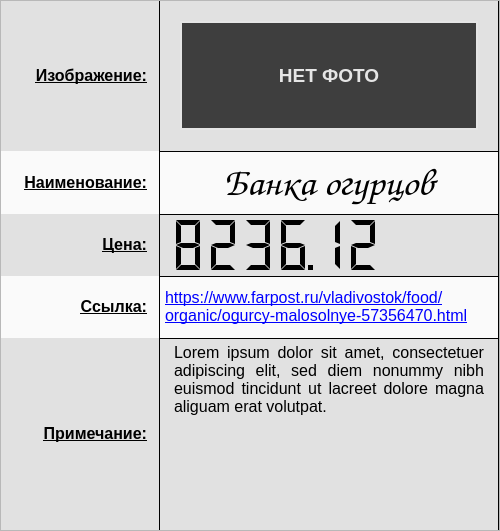
        <widget class="QFrame" name="InformationBox">
         <property name="sizePolicy">
          <sizepolicy hsizetype="Preferred" vsizetype="Preferred">
           <horstretch>0</horstretch>
           <verstretch>0</verstretch>
          </sizepolicy>
         </property>
         <property name="minimumSize">
          <size>
           <width>500</width>
           <height>400</height>
          </size>
         </property>
         <property name="font">
          <font>
           <kerning>true</kerning>
          </font>
         </property>
         <property name="toolTip">
          <string/>
         </property>
         <property name="styleSheet">
          <string notr="true">#InformationBox {border: 1px solid black; border-right: 1px solid transparent;}</string>
         </property>
         <property name="frameShape">
          <enum>QFrame::StyledPanel</enum>
         </property>
         <property name="frameShadow">
          <enum>QFrame::Plain</enum>
         </property>
         <layout class="QVBoxLayout" name="verticalLayout_2">
          <property name="spacing">
           <number>0</number>
          </property>
          <property name="sizeConstraint">
           <enum>QLayout::SetNoConstraint</enum>
          </property>
          <property name="leftMargin">
           <number>0</number>
          </property>
          <property name="topMargin">
           <number>0</number>
          </property>
          <property name="rightMargin">
           <number>0</number>
          </property>
          <property name="bottomMargin">
           <number>0</number>
          </property>
          <item>
           <widget class="QWidget" name="ImageLayots" native="true">
            <property name="sizePolicy">
             <sizepolicy hsizetype="Preferred" vsizetype="Preferred">
              <horstretch>0</horstretch>
              <verstretch>1</verstretch>
             </sizepolicy>
            </property>
            <property name="cursor">
             <cursorShape>ArrowCursor</cursorShape>
            </property>
            <property name="styleSheet">
             <string notr="true">* {background-color: rgb(225, 225, 225);}
#ImageLayouts {border: 0px solid transparent; 
border-top:0px solid transparent;}</string>
            </property>
            <layout class="QHBoxLayout" name="ImageLayout">
             <property name="spacing">
              <number>8</number>
             </property>
             <property name="sizeConstraint">
              <enum>QLayout::SetDefaultConstraint</enum>
             </property>
             <property name="leftMargin">
              <number>0</number>
             </property>
             <property name="topMargin">
              <number>0</number>
             </property>
             <property name="rightMargin">
              <number>0</number>
             </property>
             <property name="bottomMargin">
              <number>0</number>
             </property>
             <item>
              <widget class="QLabel" name="ImageName">
               <property name="enabled">
                <bool>true</bool>
               </property>
               <property name="sizePolicy">
                <sizepolicy hsizetype="Fixed" vsizetype="Maximum">
                 <horstretch>0</horstretch>
                 <verstretch>0</verstretch>
                </sizepolicy>
               </property>
               <property name="minimumSize">
                <size>
                 <width>150</width>
                 <height>150</height>
                </size>
               </property>
               <property name="maximumSize">
                <size>
                 <width>150</width>
                 <height>123123</height>
                </size>
               </property>
               <property name="font">
                <font>
                 <underline>true</underline>
                </font>
               </property>
               <property name="tabletTracking">
                <bool>false</bool>
               </property>
               <property name="acceptDrops">
                <bool>false</bool>
               </property>
               <property name="statusTip">
                <string/>
               </property>
               <property name="layoutDirection">
                <enum>Qt::RightToLeft</enum>
               </property>
               <property name="autoFillBackground">
                <bool>false</bool>
               </property>
               <property name="styleSheet">
                <string notr="true">text-decoration: underline;
border: 1px solid transparent;
border-top: 0px solid black;</string>
               </property>
               <property name="frameShape">
                <enum>QFrame::StyledPanel</enum>
               </property>
               <property name="lineWidth">
                <number>1</number>
               </property>
               <property name="midLineWidth">
                <number>0</number>
               </property>
               <property name="text">
                <string>&lt;html&gt;&lt;head/&gt;&lt;body&gt;&lt;p&gt;&lt;span style=&quot; font-size:12pt; font-weight:600;&quot;&gt;Изображение:&lt;/span&gt;&lt;/p&gt;&lt;/body&gt;&lt;/html&gt;</string>
               </property>
               <property name="scaledContents">
                <bool>false</bool>
               </property>
               <property name="alignment">
                <set>Qt::AlignRight|Qt::AlignTrailing|Qt::AlignVCenter</set>
               </property>
               <property name="wordWrap">
                <bool>true</bool>
               </property>
               <property name="margin">
                <number>0</number>
               </property>
               <property name="indent">
                <number>-1</number>
               </property>
               <property name="openExternalLinks">
                <bool>false</bool>
               </property>
              </widget>
             </item>
             <item>
              <widget class="QFrame" name="PhotoFrame">
               <property name="sizePolicy">
                <sizepolicy hsizetype="Preferred" vsizetype="Preferred">
                 <horstretch>0</horstretch>
                 <verstretch>0</verstretch>
                </sizepolicy>
               </property>
               <property name="cursor">
                <cursorShape>ArrowCursor</cursorShape>
               </property>
               <property name="layoutDirection">
                <enum>Qt::LeftToRight</enum>
               </property>
               <property name="styleSheet">
                <string notr="true">#PhotoFrame{border: 1px solid black;
border-bottom: 1px solid transparent;
border-top: 0px solid transparent;}</string>
               </property>
               <property name="frameShape">
                <enum>QFrame::StyledPanel</enum>
               </property>
               <property name="midLineWidth">
                <number>0</number>
               </property>
               <layout class="QGridLayout" name="gridLayout">
                <property name="sizeConstraint">
                 <enum>QLayout::SetDefaultConstraint</enum>
                </property>
                <property name="leftMargin">
                 <number>20</number>
                </property>
                <property name="topMargin">
                 <number>20</number>
                </property>
                <property name="rightMargin">
                 <number>20</number>
                </property>
                <property name="bottomMargin">
                 <number>20</number>
                </property>
                <item row="0" column="0">
                 <widget class="QLabel" name="PhotoLabel">
                  <property name="sizePolicy">
                   <sizepolicy hsizetype="Preferred" vsizetype="Minimum">
                    <horstretch>0</horstretch>
                    <verstretch>0</verstretch>
                   </sizepolicy>
                  </property>
                  <property name="minimumSize">
                   <size>
                    <width>100</width>
                    <height>100</height>
                   </size>
                  </property>
                  <property name="maximumSize">
                   <size>
                    <width>1000</width>
                    <height>1000</height>
                   </size>
                  </property>
                  <property name="autoFillBackground">
                   <bool>false</bool>
                  </property>
                  <property name="styleSheet">
                   <string notr="true">color: rgb(229, 229, 229);
background-color: rgb(62, 62, 62);</string>
                  </property>
                  <property name="frameShape">
                   <enum>QFrame::Panel</enum>
                  </property>
                  <property name="lineWidth">
                   <number>2</number>
                  </property>
                  <property name="text">
                   <string>&lt;html&gt;&lt;head/&gt;&lt;body&gt;&lt;p align=&quot;center&quot;&gt;&lt;span style=&quot; font-size:14pt; font-weight:600;&quot;&gt;НЕТ ФОТО&lt;/span&gt;&lt;/p&gt;&lt;/body&gt;&lt;/html&gt;</string>
                  </property>
                  <property name="textFormat">
                   <enum>Qt::AutoText</enum>
                  </property>
                  <property name="scaledContents">
                   <bool>true</bool>
                  </property>
                  <property name="alignment">
                   <set>Qt::AlignCenter</set>
                  </property>
                  <property name="wordWrap">
                   <bool>false</bool>
                  </property>
                  <property name="indent">
                   <number>1</number>
                  </property>
                 </widget>
                </item>
               </layout>
              </widget>
             </item>
            </layout>
           </widget>
          </item>
          <item>
           <widget class="QWidget" name="NameWidget" native="true">
            <property name="sizePolicy">
             <sizepolicy hsizetype="Preferred" vsizetype="Maximum">
              <horstretch>0</horstretch>
              <verstretch>0</verstretch>
             </sizepolicy>
            </property>
            <property name="minimumSize">
             <size>
              <width>0</width>
              <height>62</height>
             </size>
            </property>
            <property name="styleSheet">
             <string notr="true">background-color: rgb(250, 250, 250);</string>
            </property>
            <layout class="QHBoxLayout" name="NameLayout">
             <property name="spacing">
              <number>8</number>
             </property>
             <property name="leftMargin">
              <number>0</number>
             </property>
             <property name="topMargin">
              <number>0</number>
             </property>
             <property name="rightMargin">
              <number>0</number>
             </property>
             <property name="bottomMargin">
              <number>0</number>
             </property>
             <item>
              <widget class="QLabel" name="PreNameLabel">
               <property name="sizePolicy">
                <sizepolicy hsizetype="Fixed" vsizetype="Maximum">
                 <horstretch>0</horstretch>
                 <verstretch>0</verstretch>
                </sizepolicy>
               </property>
               <property name="minimumSize">
                <size>
                 <width>150</width>
                 <height>63</height>
                </size>
               </property>
               <property name="maximumSize">
                <size>
                 <width>150</width>
                 <height>16777215</height>
                </size>
               </property>
               <property name="font">
                <font>
                 <underline>true</underline>
                </font>
               </property>
               <property name="acceptDrops">
                <bool>false</bool>
               </property>
               <property name="autoFillBackground">
                <bool>false</bool>
               </property>
               <property name="styleSheet">
                <string notr="true">text-decoration: underline;
border: 1px solid transparent;</string>
               </property>
               <property name="frameShape">
                <enum>QFrame::StyledPanel</enum>
               </property>
               <property name="text">
                <string>&lt;html&gt;&lt;head/&gt;&lt;body&gt;&lt;p&gt;&lt;span style=&quot; font-size:12pt; font-weight:600;&quot;&gt;Наименование:&lt;/span&gt;&lt;/p&gt;&lt;/body&gt;&lt;/html&gt;</string>
               </property>
               <property name="alignment">
                <set>Qt::AlignRight|Qt::AlignTrailing|Qt::AlignVCenter</set>
               </property>
               <property name="wordWrap">
                <bool>true</bool>
               </property>
              </widget>
             </item>
             <item>
              <widget class="QLabel" name="NameLabel">
               <property name="sizePolicy">
                <sizepolicy hsizetype="Preferred" vsizetype="Ignored">
                 <horstretch>0</horstretch>
                 <verstretch>0</verstretch>
                </sizepolicy>
               </property>
               <property name="font">
                <font>
                 <family>Comic Sans MS</family>
                 <pointsize>29</pointsize>
                 <weight>50</weight>
                 <bold>false</bold>
                </font>
               </property>
               <property name="autoFillBackground">
                <bool>false</bool>
               </property>
               <property name="styleSheet">
                <string notr="true">border: 1px solid black;
border-bottom: 1px solid transparent;</string>
               </property>
               <property name="frameShape">
                <enum>QFrame::StyledPanel</enum>
               </property>
               <property name="frameShadow">
                <enum>QFrame::Plain</enum>
               </property>
               <property name="text">
                <string>Банка огурцов</string>
               </property>
               <property name="textFormat">
                <enum>Qt::AutoText</enum>
               </property>
               <property name="scaledContents">
                <bool>false</bool>
               </property>
               <property name="alignment">
                <set>Qt::AlignCenter</set>
               </property>
               <property name="wordWrap">
                <bool>true</bool>
               </property>
               <property name="margin">
                <number>5</number>
               </property>
               <property name="indent">
                <number>5</number>
               </property>
              </widget>
             </item>
            </layout>
           </widget>
          </item>
          <item>
           <widget class="QWidget" name="PriceWidget" native="true">
            <property name="sizePolicy">
             <sizepolicy hsizetype="Preferred" vsizetype="Ignored">
              <horstretch>0</horstretch>
              <verstretch>0</verstretch>
             </sizepolicy>
            </property>
            <property name="minimumSize">
             <size>
              <width>0</width>
              <height>62</height>
             </size>
            </property>
            <property name="styleSheet">
             <string notr="true">background-color: rgb(225, 225, 225);</string>
            </property>
            <layout class="QHBoxLayout" name="PriceLayout">
             <property name="spacing">
              <number>8</number>
             </property>
             <property name="sizeConstraint">
              <enum>QLayout::SetDefaultConstraint</enum>
             </property>
             <property name="leftMargin">
              <number>0</number>
             </property>
             <property name="topMargin">
              <number>0</number>
             </property>
             <property name="rightMargin">
              <number>0</number>
             </property>
             <property name="bottomMargin">
              <number>0</number>
             </property>
             <item>
              <widget class="QLabel" name="PriceLabel">
               <property name="sizePolicy">
                <sizepolicy hsizetype="Fixed" vsizetype="Maximum">
                 <horstretch>0</horstretch>
                 <verstretch>0</verstretch>
                </sizepolicy>
               </property>
               <property name="minimumSize">
                <size>
                 <width>150</width>
                 <height>62</height>
                </size>
               </property>
               <property name="maximumSize">
                <size>
                 <width>150</width>
                 <height>435345</height>
                </size>
               </property>
               <property name="font">
                <font>
                 <underline>true</underline>
                </font>
               </property>
               <property name="acceptDrops">
                <bool>false</bool>
               </property>
               <property name="autoFillBackground">
                <bool>false</bool>
               </property>
               <property name="styleSheet">
                <string notr="true">text-decoration: underline;
border: 1px solid transparent;</string>
               </property>
               <property name="frameShape">
                <enum>QFrame::StyledPanel</enum>
               </property>
               <property name="text">
                <string>&lt;html&gt;&lt;head/&gt;&lt;body&gt;&lt;p&gt;&lt;span style=&quot; font-size:12pt; font-weight:600;&quot;&gt;Цена:&lt;/span&gt;&lt;/p&gt;&lt;/body&gt;&lt;/html&gt;</string>
               </property>
               <property name="alignment">
                <set>Qt::AlignRight|Qt::AlignTrailing|Qt::AlignVCenter</set>
               </property>
               <property name="wordWrap">
                <bool>true</bool>
               </property>
              </widget>
             </item>
             <item>
              <widget class="QFrame" name="frame">
               <property name="sizePolicy">
                <sizepolicy hsizetype="Ignored" vsizetype="Ignored">
                 <horstretch>0</horstretch>
                 <verstretch>0</verstretch>
                </sizepolicy>
               </property>
               <property name="cursor">
                <cursorShape>ArrowCursor</cursorShape>
               </property>
               <property name="styleSheet">
                <string notr="true">#frame {border: 1px solid black;
border-bottom: 1px solid transparent;}</string>
               </property>
               <property name="frameShape">
                <enum>QFrame::StyledPanel</enum>
               </property>
               <property name="frameShadow">
                <enum>QFrame::Plain</enum>
               </property>
               <widget class="QLCDNumber" name="lcdNumber">
                <property name="geometry">
                 <rect>
                  <x>-25</x>
                  <y>1</y>
                  <width>255</width>
                  <height>60</height>
                 </rect>
                </property>
                <property name="sizePolicy">
                 <sizepolicy hsizetype="Ignored" vsizetype="Minimum">
                  <horstretch>0</horstretch>
                  <verstretch>0</verstretch>
                 </sizepolicy>
                </property>
                <property name="minimumSize">
                 <size>
                  <width>255</width>
                  <height>60</height>
                 </size>
                </property>
                <property name="maximumSize">
                 <size>
                  <width>255</width>
                  <height>60</height>
                 </size>
                </property>
                <property name="autoFillBackground">
                 <bool>false</bool>
                </property>
                <property name="styleSheet">
                 <string notr="true">background-color: transparent;</string>
                </property>
                <property name="frameShape">
                 <enum>QFrame::NoFrame</enum>
                </property>
                <property name="frameShadow">
                 <enum>QFrame::Plain</enum>
                </property>
                <property name="lineWidth">
                 <number>0</number>
                </property>
                <property name="smallDecimalPoint">
                 <bool>true</bool>
                </property>
                <property name="digitCount">
                 <number>7</number>
                </property>
                <property name="segmentStyle">
                 <enum>QLCDNumber::Flat</enum>
                </property>
                <property name="value" stdset="0">
                 <double>8236.120000000000800</double>
                </property>
               </widget>
              </widget>
             </item>
            </layout>
           </widget>
          </item>
          <item>
           <widget class="QWidget" name="LinkWidget" native="true">
            <property name="sizePolicy">
             <sizepolicy hsizetype="Preferred" vsizetype="Preferred">
              <horstretch>0</horstretch>
              <verstretch>0</verstretch>
             </sizepolicy>
            </property>
            <property name="minimumSize">
             <size>
              <width>0</width>
              <height>62</height>
             </size>
            </property>
            <property name="styleSheet">
             <string notr="true">background-color: rgb(250, 250, 250);</string>
            </property>
            <layout class="QHBoxLayout" name="NameLayout_2">
             <property name="spacing">
              <number>8</number>
             </property>
             <property name="leftMargin">
              <number>0</number>
             </property>
             <property name="topMargin">
              <number>0</number>
             </property>
             <property name="rightMargin">
              <number>0</number>
             </property>
             <property name="bottomMargin">
              <number>0</number>
             </property>
             <item>
              <widget class="QLabel" name="PreNameLabel_2">
               <property name="sizePolicy">
                <sizepolicy hsizetype="Fixed" vsizetype="Maximum">
                 <horstretch>0</horstretch>
                 <verstretch>0</verstretch>
                </sizepolicy>
               </property>
               <property name="minimumSize">
                <size>
                 <width>150</width>
                 <height>62</height>
                </size>
               </property>
               <property name="maximumSize">
                <size>
                 <width>150</width>
                 <height>16777215</height>
                </size>
               </property>
               <property name="font">
                <font>
                 <underline>true</underline>
                </font>
               </property>
               <property name="acceptDrops">
                <bool>false</bool>
               </property>
               <property name="autoFillBackground">
                <bool>false</bool>
               </property>
               <property name="styleSheet">
                <string notr="true">text-decoration: underline;
border: 1px solid transparent;</string>
               </property>
               <property name="frameShape">
                <enum>QFrame::StyledPanel</enum>
               </property>
               <property name="text">
                <string>&lt;html&gt;&lt;head/&gt;&lt;body&gt;&lt;p&gt;&lt;span style=&quot; font-size:12pt; font-weight:600;&quot;&gt;Ссылка:&lt;/span&gt;&lt;/p&gt;&lt;/body&gt;&lt;/html&gt;</string>
               </property>
               <property name="alignment">
                <set>Qt::AlignRight|Qt::AlignTrailing|Qt::AlignVCenter</set>
               </property>
               <property name="wordWrap">
                <bool>true</bool>
               </property>
              </widget>
             </item>
             <item>
              <widget class="QLabel" name="NameLabel_2">
               <property name="sizePolicy">
                <sizepolicy hsizetype="Preferred" vsizetype="Ignored">
                 <horstretch>0</horstretch>
                 <verstretch>0</verstretch>
                </sizepolicy>
               </property>
               <property name="font">
                <font>
                 <family>Arial</family>
                 <pointsize>12</pointsize>
                </font>
               </property>
               <property name="autoFillBackground">
                <bool>false</bool>
               </property>
               <property name="styleSheet">
                <string notr="true">border: 1px solid black;
border-bottom: 1px solid transparent;</string>
               </property>
               <property name="frameShape">
                <enum>QFrame::StyledPanel</enum>
               </property>
               <property name="frameShadow">
                <enum>QFrame::Plain</enum>
               </property>
               <property name="lineWidth">
                <number>1</number>
               </property>
               <property name="text">
                <string>&lt;html&gt;&lt;head/&gt;&lt;body&gt;&lt;p&gt;&lt;a href=&quot;https://www.farpost.ru/vladivostok/food/organic/ogurcy-malosolnye-57356470.html&quot;&gt;&lt;span style=&quot; text-decoration: underline; color:#0000ff;&quot;&gt;https://www.farpost.ru/vladivostok/food/organic/ogurcy-malosolnye-57356470.html&lt;/span&gt;&lt;/a&gt;&lt;/p&gt;&lt;/body&gt;&lt;/html&gt;</string>
               </property>
               <property name="wordWrap">
                <bool>true</bool>
               </property>
               <property name="margin">
                <number>10</number>
               </property>
               <property name="indent">
                <number>5</number>
               </property>
               <property name="openExternalLinks">
                <bool>true</bool>
               </property>
              </widget>
             </item>
            </layout>
           </widget>
          </item>
          <item>
           <widget class="QWidget" name="EntryLabel" native="true">
            <property name="sizePolicy">
             <sizepolicy hsizetype="Preferred" vsizetype="Preferred">
              <horstretch>0</horstretch>
              <verstretch>0</verstretch>
             </sizepolicy>
            </property>
            <property name="minimumSize">
             <size>
              <width>0</width>
              <height>62</height>
             </size>
            </property>
            <property name="styleSheet">
             <string notr="true">background-color: rgb(225, 225, 225);
border-bottom: 0px solid transparent;</string>
            </property>
            <layout class="QHBoxLayout" name="NoteLayout">
             <property name="spacing">
              <number>8</number>
             </property>
             <property name="sizeConstraint">
              <enum>QLayout::SetDefaultConstraint</enum>
             </property>
             <property name="leftMargin">
              <number>0</number>
             </property>
             <property name="topMargin">
              <number>0</number>
             </property>
             <property name="rightMargin">
              <number>0</number>
             </property>
             <property name="bottomMargin">
              <number>0</number>
             </property>
             <item>
              <widget class="QLabel" name="NoteText">
               <property name="sizePolicy">
                <sizepolicy hsizetype="Minimum" vsizetype="Preferred">
                 <horstretch>0</horstretch>
                 <verstretch>0</verstretch>
                </sizepolicy>
               </property>
               <property name="minimumSize">
                <size>
                 <width>150</width>
                 <height>62</height>
                </size>
               </property>
               <property name="maximumSize">
                <size>
                 <width>150</width>
                 <height>16777215</height>
                </size>
               </property>
               <property name="font">
                <font>
                 <underline>true</underline>
                </font>
               </property>
               <property name="acceptDrops">
                <bool>false</bool>
               </property>
               <property name="autoFillBackground">
                <bool>false</bool>
               </property>
               <property name="styleSheet">
                <string notr="true">text-decoration: underline;
border: 1px solid transparent;
border-bottom: 1px solid transparent;</string>
               </property>
               <property name="frameShape">
                <enum>QFrame::StyledPanel</enum>
               </property>
               <property name="text">
                <string>&lt;html&gt;&lt;head/&gt;&lt;body&gt;&lt;p&gt;&lt;span style=&quot; font-size:12pt; font-weight:600;&quot;&gt;Примечание:&lt;/span&gt;&lt;/p&gt;&lt;/body&gt;&lt;/html&gt;</string>
               </property>
               <property name="alignment">
                <set>Qt::AlignRight|Qt::AlignTrailing|Qt::AlignVCenter</set>
               </property>
               <property name="wordWrap">
                <bool>true</bool>
               </property>
              </widget>
             </item>
             <item>
              <widget class="QTextBrowser" name="textBrowser">
               <property name="autoFillBackground">
                <bool>false</bool>
               </property>
               <property name="styleSheet">
                <string notr="true">border: 1px solid black;
border-bottom: 1px solid transparent;</string>
               </property>
               <property name="frameShape">
                <enum>QFrame::StyledPanel</enum>
               </property>
               <property name="frameShadow">
                <enum>QFrame::Plain</enum>
               </property>
               <property name="lineWidth">
                <number>1</number>
               </property>
               <property name="html">
                <string>&lt;!DOCTYPE HTML PUBLIC &quot;-//W3C//DTD HTML 4.0//EN&quot; &quot;http://www.w3.org/TR/REC-html40/strict.dtd&quot;&gt;
&lt;html&gt;&lt;head&gt;&lt;meta name=&quot;qrichtext&quot; content=&quot;1&quot; /&gt;&lt;style type=&quot;text/css&quot;&gt;
p, li { white-space: pre-wrap; }
&lt;/style&gt;&lt;/head&gt;&lt;body style=&quot; font-family:'MS Shell Dlg 2'; font-size:8.25pt; font-weight:400; font-style:normal;&quot;&gt;
&lt;p align=&quot;justify&quot; style=&quot; margin-top:12px; margin-bottom:12px; margin-left:10px; margin-right:10px; -qt-block-indent:0; text-indent:0px;&quot;&gt;&lt;span style=&quot; font-family:'Times New Roman'; font-size:12pt;&quot;&gt;Lorem ipsum dolor sit amet, consectetuer adipiscing elit, sed diem nonummy nibh euismod tincidunt ut lacreet dolore magna aliguam erat volutpat.&lt;/span&gt;&lt;/p&gt;&lt;/body&gt;&lt;/html&gt;</string>
               </property>
               <property name="textInteractionFlags">
                <set>Qt::TextSelectableByMouse</set>
               </property>
               <property name="placeholderText">
                <string/>
               </property>
               <property name="openLinks">
                <bool>false</bool>
               </property>
              </widget>
             </item>
            </layout>
           </widget>
          </item>
         </layout>
        </widget>
